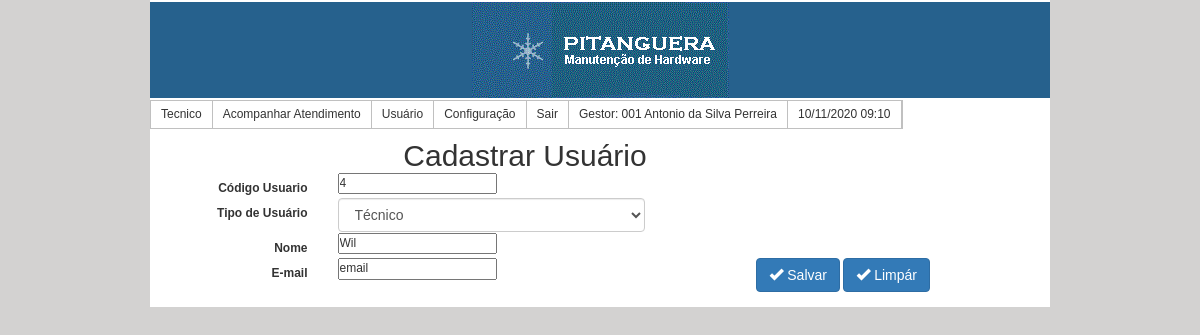
The page /EditarUsuario.php?id=4&act=up on the database its author committed.
### tables this page shows
CREATE TABLE `usuario` (
  `Id_Usuario` int(11) NOT NULL,
  `Nome` varchar(30) NOT NULL,
  `Email` char(50) NOT NULL,
  `Id_TipoUsuario` int(11) NOT NULL,
  `DataAtualiza` date NOT NULL
);

### EditarUsuario.php (the view, shortened to what this page needs)
<?php
		$id = $_REQUEST["id"];
		$link = mysqli_connect("localhost", "root", "123atende", "atendimento");
		$query = "SELECT Id_Usuario, Nome, Email, Id_TipoUsuario, DataAtualiza FROM usuario  WHERE  Id_Usuario =  $id";
		$result = mysqli_query($link, $query);
		$row = mysqli_fetch_array($result);
		$IdUsuario = $row['Id_Usuario'];
		$uNome = $row['Nome'];
		$uEmail = $row['Email'];
		$IdTipoUsuario = $row['Id_TipoUsuario'];
?>
<!DOCTYPE html PUBLIC "-//W3C//DTD XHTML 1.0 Transitional//EN" "http://www.w3.org/TR/xhtml1/DTD/xhtml1-transitional.dtd">
<html xmlns="http://www.w3.org/1999/xhtml">
<head>
	<link href="assets/css/bootstrap.css" type="text/css" rel="stylesheet" />
	<link href="style.css" rel="stylesheet" type="text/css" />
	<link rel="stylesheet" type="text/css"  href="estilo.css" />
</head>
<body>
	<div id="wrapper">
			<h1 id="header"><img src="images/logo.gif" width="257" height="96" /></h1>
			<nav>
				<ul class="menu">
				<li><a href="Atendimento.php">Tecnico</a></li>
					<li><a href="AcompanharAtendimento.php">Acompanhar Atendimento</a></li>
					<li><a href="usuario.php">Usuário</a></li>
					<li><a href="#">Configuração</a>
					</li>
					<li><a href="Login.php">Sair</a></li>
				<li><a href="#">Gestor: 001  Antonio da Silva Perreira</a></li>
				<li><a href="#">10/11/2020 09:10</a></li>
			</ul>
			</nav>
				<div id="center">
				<div class="row">
					<h2> Cadastrar Usuário</h2>
					<form action="SalvaUsuario.php?act=up" method="POST" name="form1" class="form-horizontal" >
						<div class="form-group">
						<div class="clear"></div>
							<label for="idUsuario" class="col-sm-3 control-label">Código Usuario</label>
							<div class="col-md-1">
								<input type="text" name="idUsuario" id="idUsuario" value="<?php echo ($IdUsuario);?>" />
							</div>
							<div class="clear"></div>
							<label for="tipousuario" class="col-sm-3 control-label">Tipo de Usuário</label>
							<div class="col-md-5">
								<select name="tipousuario" id="tipousuario" class="form-control">
								<?php
										$link = mysqli_connect("localhost", "root", "123atende", "atendimento");
										$query = "SELECT Id_TipoUsuario, Descrica FROM tipousuario ";
										$result = mysqli_query($link, $query);
										 if ($result) {
											while ($row = mysqli_fetch_array($result)) {
												if ($row['Id_TipoUsuario'] == $IdTipoUsuario ){
													echo "'<option value=".$row['Id_TipoUsuario']." selected >".$row['Descrica']."</option>";
												} else {
												echo "'<option value=".$row['Id_TipoUsuario'].">".$row['Descrica']."</option>";
												}
											}
										}
										?>
								</select>
							</div>
							<div class="clear"></div>
							<label for="nomeUsuario" class="col-sm-3 control-label">Nome</label>
							<div class="col-md-1">
								<input type="text" name="nome" id="nome" value="<?php echo ($uNome);?>" />
							</div>
							<div class="clear"></div>
							<label for="emailUsuario" class="col-sm-3 control-label">E-mail</label>
							<div class="col-md-1">
								<input type="text" name="email" id="email" value="<?php echo ($uEmail);?>" />
						</div>
						<div class="pull-right">
							<button type="submit" class="btn btn-primary" /><span class="glyphicon glyphicon-ok"></span> Salvar</button>
							<button  type"reset"  class="btn btn-primary" /><span class="glyphicon glyphicon-ok"></span> Limpár</button>
						</div>
					</form>
				</div>
				</div>
					</div>
</body>
</html>

### style.css (style rules this page uses)
body { font-family: tahoma, helvetica, arial, sans-serif; font-size: 11px; text-align: center; background: #d3d2d1; }
img { border: 0; }
a { color: #be0404; text-decoration: none; }
#wrapper { margin: auto; text-align: left; width: 900px; background: white; }
#header, #search, #nav, #nav li, h2, #special, #special h3, #footnav, #strategies li, #strategies ul { margin: 0; padding: 0; text-align: center; }
#header { background: #26618d; border-bottom: 1px solid #fff; border-top: 2px solid #fff; margin-bottom: 1px; }
.clear { clear: both; font-size: 1px; height: 5px; margin: 0 0 -4px 0; }
#center { float: center; width: 750px; }

### estilo.css (style rules this page uses)
* { margin: 0; padding: 0; }
body { font-family: arial, helvetica, sans-serif; font-size: 12px; }
.menu { list-style:none; border:1px solid #c0c0c0; float:left; }
.menu li { position:relative; float:left; border-right:1px solid #c0c0c0; }
.menu li a { color:#333; text-decoration:none; padding:5px 10px; display:block; }

### rows shown on the page
usuario: idUsuario "4", nome "Wil", email "email"

### other values the page prints
form field tipousuario "Técnico"
